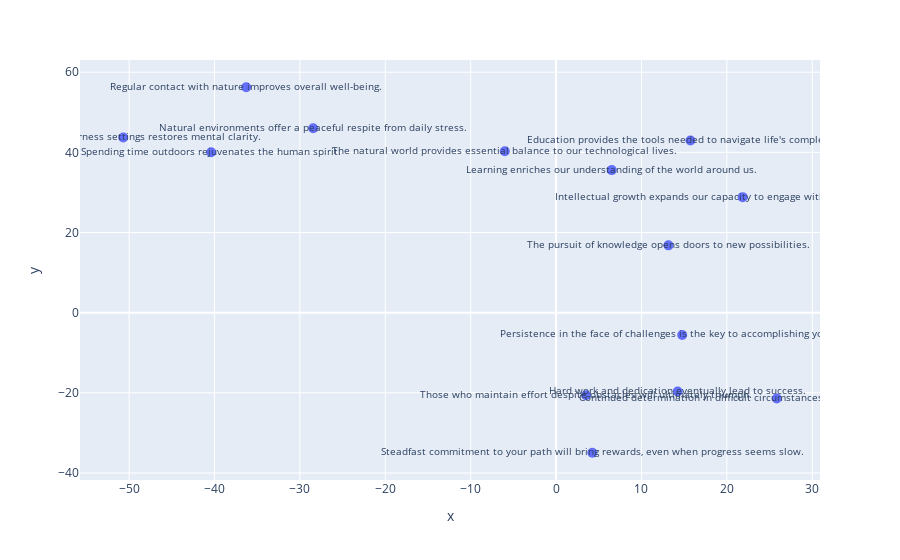

Here is the notebook cell this chart was saved with:
### Code cell
import plotly.express as px

fig = px.scatter(df, x="x", y="y", text="sentence")

fig.update_traces(textfont_size=10, marker=dict(size=10))
fig.update_layout(template="plotly")

fig.show()

### Figure 1 — Plotly figure (JSON) as saved in the notebook; plotly's stock layout.template omitted (floating-point values rounded to 4 significant figures)
{"data": [{"hovertemplate": "x=%{x}<br>y=%{y}<br>sentence=%{text}<extra></extra>", "legendgroup": "", "marker": {"color": "#636efa", "size": 10, "symbol": "circle"}, "mode": "markers+text", "name": "", "orientation": "v", "showlegend": false, "text": ["Intellectual growth expands our capacity to engage with diverse perspectives.", "Natural environments offer a peaceful respite from daily stress.", "Persistence in the face of challenges is the key to accomplishing your goals.", "The natural world provides essential balance to our technological lives.", "Education provides the tools needed to navigate life's complexities.", "Steadfast commitment to your path will bring rewards, even when progress seems slow.", "Regular contact with nature improves overall well-being.", "Continued determination in difficult circumstances yields achievement in the end.", "The pursuit of knowledge opens doors to new possibilities.", "Immersion in wilderness settings restores mental clarity.", "Those who maintain effort despite obstacles will ultimately triumph.", "Learning enriches our understanding of the world around us.", "Spending time outdoors rejuvenates the human spirit.", "Hard work and dedication eventually lead to success."], "textfont": {"size": 10}, "type": "scatter", "x": [21.85, -28.45, 14.77, -6.005, 15.74, 4.245, -36.29, 25.84, 13.16, -50.69, 3.512, 6.517, -40.39, 14.24], "xaxis": "x", "y": [28.83, 46.03, -5.558, 40.26, 42.95, -34.95, 56.24, -21.42, 16.8, 43.73, -20.61, 35.57, 40.0, -19.67], "yaxis": "y"}], "layout": {"legend": {"tracegroupgap": 0}, "margin": {"t": 60}, "xaxis": {"anchor": "y", "domain": [0, 1], "title": {"text": "x"}}, "yaxis": {"anchor": "x", "domain": [0, 1], "title": {"text": "y"}}}}
